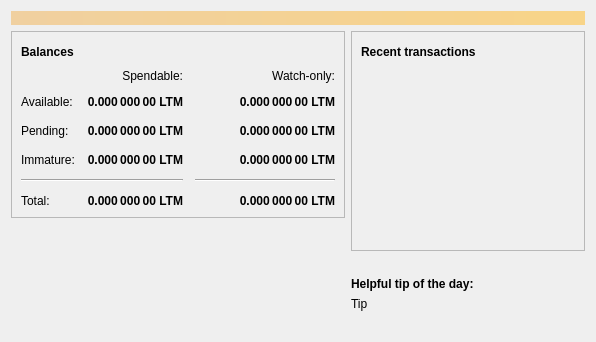
<?xml version="1.0" encoding="UTF-8"?>
<ui version="4.0">
 <class>OverviewPage</class>
 <widget class="QWidget" name="OverviewPage">
  <property name="geometry">
   <rect>
    <x>0</x>
    <y>0</y>
    <width>596</width>
    <height>342</height>
   </rect>
  </property>
  <property name="windowTitle">
   <string>Form</string>
  </property>
  <layout class="QVBoxLayout" name="topLayout">
   <item>
    <widget class="QLabel" name="labelAlerts">
     <property name="visible">
      <bool>false</bool>
     </property>
     <property name="styleSheet">
      <string notr="true">QLabel { background-color: qlineargradient(x1: 0, y1: 0, x2: 1, y2: 0, stop:0 #F0D0A0, stop:1 #F8D488); color:#000000; }</string>
     </property>
     <property name="wordWrap">
      <bool>true</bool>
     </property>
     <property name="margin">
      <number>3</number>
     </property>
     <property name="textInteractionFlags">
      <set>Qt::TextSelectableByMouse</set>
     </property>
    </widget>
   </item>
   <item>
    <layout class="QHBoxLayout" name="horizontalLayout" stretch="1,1">
     <item>
      <layout class="QVBoxLayout" name="verticalLayout_2">
       <item>
        <widget class="QFrame" name="frame">
         <property name="frameShape">
          <enum>QFrame::StyledPanel</enum>
         </property>
         <property name="frameShadow">
          <enum>QFrame::Raised</enum>
         </property>
         <layout class="QVBoxLayout" name="verticalLayout_4">
          <item>
           <layout class="QHBoxLayout" name="horizontalLayout_4">
            <item>
             <widget class="QLabel" name="label_5">
              <property name="font">
               <font>
                <weight>75</weight>
                <bold>true</bold>
               </font>
              </property>
              <property name="text">
               <string>Balances</string>
              </property>
             </widget>
            </item>
            <item>
             <widget class="QPushButton" name="labelWalletStatus">
              <property name="enabled">
               <bool>true</bool>
              </property>
              <property name="maximumSize">
               <size>
                <width>30</width>
                <height>16777215</height>
               </size>
              </property>
              <property name="toolTip">
               <string>The displayed information may be out of date. Your wallet automatically synchronizes with the Litemoney network after a connection is established, but this process has not completed yet.</string>
              </property>
              <property name="text">
               <string/>
              </property>
              <property name="icon">
               <iconset resource="../bitcoin.qrc">
                <normaloff>:/icons/warning</normaloff>
                <disabledoff>:/icons/warning</disabledoff>:/icons/warning</iconset>
              </property>
              <property name="iconSize">
               <size>
                <width>24</width>
                <height>24</height>
               </size>
              </property>
              <property name="flat">
               <bool>true</bool>
              </property>
             </widget>
            </item>
            <item>
             <spacer name="horizontalSpacer_3">
              <property name="orientation">
               <enum>Qt::Horizontal</enum>
              </property>
              <property name="sizeHint" stdset="0">
               <size>
                <width>40</width>
                <height>20</height>
               </size>
              </property>
             </spacer>
            </item>
           </layout>
          </item>
          <item>
           <layout class="QGridLayout" name="gridLayout">
            <property name="spacing">
             <number>12</number>
            </property>
            <item row="2" column="2">
             <widget class="QLabel" name="labelWatchPending">
              <property name="font">
               <font>
                <weight>75</weight>
                <bold>true</bold>
               </font>
              </property>
              <property name="cursor">
               <cursorShape>IBeamCursor</cursorShape>
              </property>
              <property name="toolTip">
               <string>Unconfirmed transactions to watch-only addresses</string>
              </property>
              <property name="text">
               <string notr="true">0.000 000 00 LTM</string>
              </property>
              <property name="alignment">
               <set>Qt::AlignRight|Qt::AlignTrailing|Qt::AlignVCenter</set>
              </property>
              <property name="textInteractionFlags">
               <set>Qt::LinksAccessibleByMouse|Qt::TextSelectableByKeyboard|Qt::TextSelectableByMouse</set>
              </property>
             </widget>
            </item>
            <item row="2" column="1">
             <widget class="QLabel" name="labelUnconfirmed">
              <property name="font">
               <font>
                <weight>75</weight>
                <bold>true</bold>
               </font>
              </property>
              <property name="cursor">
               <cursorShape>IBeamCursor</cursorShape>
              </property>
              <property name="toolTip">
               <string>Total of transactions that have yet to be confirmed, and do not yet count toward the spendable balance</string>
              </property>
              <property name="text">
               <string notr="true">0.000 000 00 LTM</string>
              </property>
              <property name="alignment">
               <set>Qt::AlignRight|Qt::AlignTrailing|Qt::AlignVCenter</set>
              </property>
              <property name="textInteractionFlags">
               <set>Qt::LinksAccessibleByMouse|Qt::TextSelectableByKeyboard|Qt::TextSelectableByMouse</set>
              </property>
             </widget>
            </item>
            <item row="3" column="2">
             <widget class="QLabel" name="labelWatchImmature">
              <property name="font">
               <font>
                <weight>75</weight>
                <bold>true</bold>
               </font>
              </property>
              <property name="cursor">
               <cursorShape>IBeamCursor</cursorShape>
              </property>
              <property name="toolTip">
               <string>Mined balance in watch-only addresses that has not yet matured</string>
              </property>
              <property name="text">
               <string notr="true">0.000 000 00 LTM</string>
              </property>
              <property name="alignment">
               <set>Qt::AlignRight|Qt::AlignTrailing|Qt::AlignVCenter</set>
              </property>
              <property name="textInteractionFlags">
               <set>Qt::LinksAccessibleByMouse|Qt::TextSelectableByKeyboard|Qt::TextSelectableByMouse</set>
              </property>
             </widget>
            </item>
            <item row="4" column="0" colspan="2">
             <widget class="Line" name="line">
              <property name="orientation">
               <enum>Qt::Horizontal</enum>
              </property>
             </widget>
            </item>
            <item row="4" column="2">
             <widget class="Line" name="lineWatchBalance">
              <property name="sizePolicy">
               <sizepolicy hsizetype="Preferred" vsizetype="Fixed">
                <horstretch>0</horstretch>
                <verstretch>0</verstretch>
               </sizepolicy>
              </property>
              <property name="minimumSize">
               <size>
                <width>140</width>
                <height>0</height>
               </size>
              </property>
              <property name="orientation">
               <enum>Qt::Horizontal</enum>
              </property>
             </widget>
            </item>
            <item row="5" column="0">
             <widget class="QLabel" name="labelTotalText">
              <property name="text">
               <string>Total:</string>
              </property>
             </widget>
            </item>
            <item row="3" column="1">
             <widget class="QLabel" name="labelImmature">
              <property name="font">
               <font>
                <weight>75</weight>
                <bold>true</bold>
               </font>
              </property>
              <property name="cursor">
               <cursorShape>IBeamCursor</cursorShape>
              </property>
              <property name="toolTip">
               <string>Mined balance that has not yet matured</string>
              </property>
              <property name="text">
               <string notr="true">0.000 000 00 LTM</string>
              </property>
              <property name="alignment">
               <set>Qt::AlignRight|Qt::AlignTrailing|Qt::AlignVCenter</set>
              </property>
              <property name="textInteractionFlags">
               <set>Qt::LinksAccessibleByMouse|Qt::TextSelectableByKeyboard|Qt::TextSelectableByMouse</set>
              </property>
             </widget>
            </item>
            <item row="2" column="3">
             <spacer name="horizontalSpacer_2">
              <property name="orientation">
               <enum>Qt::Horizontal</enum>
              </property>
              <property name="sizeHint" stdset="0">
               <size>
                <width>40</width>
                <height>20</height>
               </size>
              </property>
             </spacer>
            </item>
            <item row="3" column="0">
             <widget class="QLabel" name="labelImmatureText">
              <property name="text">
               <string>Immature:</string>
              </property>
             </widget>
            </item>
            <item row="5" column="1">
             <widget class="QLabel" name="labelTotal">
              <property name="font">
               <font>
                <weight>75</weight>
                <bold>true</bold>
               </font>
              </property>
              <property name="cursor">
               <cursorShape>IBeamCursor</cursorShape>
              </property>
              <property name="toolTip">
               <string>Your current total balance</string>
              </property>
              <property name="text">
               <string notr="true">0.000 000 00 LTM</string>
              </property>
              <property name="alignment">
               <set>Qt::AlignRight|Qt::AlignTrailing|Qt::AlignVCenter</set>
              </property>
              <property name="textInteractionFlags">
               <set>Qt::LinksAccessibleByMouse|Qt::TextSelectableByKeyboard|Qt::TextSelectableByMouse</set>
              </property>
             </widget>
            </item>
            <item row="5" column="2">
             <widget class="QLabel" name="labelWatchTotal">
              <property name="font">
               <font>
                <weight>75</weight>
                <bold>true</bold>
               </font>
              </property>
              <property name="cursor">
               <cursorShape>IBeamCursor</cursorShape>
              </property>
              <property name="toolTip">
               <string>Current total balance in watch-only addresses</string>
              </property>
              <property name="text">
               <string notr="true">0.000 000 00 LTM</string>
              </property>
              <property name="alignment">
               <set>Qt::AlignRight|Qt::AlignTrailing|Qt::AlignVCenter</set>
              </property>
              <property name="textInteractionFlags">
               <set>Qt::LinksAccessibleByMouse|Qt::TextSelectableByKeyboard|Qt::TextSelectableByMouse</set>
              </property>
             </widget>
            </item>
            <item row="0" column="2">
             <widget class="QLabel" name="labelWatchonly">
              <property name="text">
               <string>Watch-only:</string>
              </property>
              <property name="alignment">
               <set>Qt::AlignRight|Qt::AlignTrailing|Qt::AlignVCenter</set>
              </property>
             </widget>
            </item>
            <item row="1" column="0">
             <widget class="QLabel" name="labelBalanceText">
              <property name="text">
               <string>Available:</string>
              </property>
             </widget>
            </item>
            <item row="1" column="1">
             <widget class="QLabel" name="labelBalance">
              <property name="font">
               <font>
                <weight>75</weight>
                <bold>true</bold>
               </font>
              </property>
              <property name="cursor">
               <cursorShape>IBeamCursor</cursorShape>
              </property>
              <property name="toolTip">
               <string>Your current spendable balance</string>
              </property>
              <property name="text">
               <string notr="true">0.000 000 00 LTM</string>
              </property>
              <property name="alignment">
               <set>Qt::AlignRight|Qt::AlignTrailing|Qt::AlignVCenter</set>
              </property>
              <property name="textInteractionFlags">
               <set>Qt::LinksAccessibleByMouse|Qt::TextSelectableByKeyboard|Qt::TextSelectableByMouse</set>
              </property>
             </widget>
            </item>
            <item row="1" column="2">
             <widget class="QLabel" name="labelWatchAvailable">
              <property name="font">
               <font>
                <weight>75</weight>
                <bold>true</bold>
               </font>
              </property>
              <property name="cursor">
               <cursorShape>IBeamCursor</cursorShape>
              </property>
              <property name="toolTip">
               <string>Your current balance in watch-only addresses</string>
              </property>
              <property name="text">
               <string notr="true">0.000 000 00 LTM</string>
              </property>
              <property name="alignment">
               <set>Qt::AlignRight|Qt::AlignTrailing|Qt::AlignVCenter</set>
              </property>
              <property name="textInteractionFlags">
               <set>Qt::LinksAccessibleByMouse|Qt::TextSelectableByKeyboard|Qt::TextSelectableByMouse</set>
              </property>
             </widget>
            </item>
            <item row="2" column="0">
             <widget class="QLabel" name="labelPendingText">
              <property name="text">
               <string>Pending:</string>
              </property>
             </widget>
            </item>
            <item row="0" column="1">
             <widget class="QLabel" name="labelSpendable">
              <property name="text">
               <string>Spendable:</string>
              </property>
              <property name="alignment">
               <set>Qt::AlignRight|Qt::AlignTrailing|Qt::AlignVCenter</set>
              </property>
             </widget>
            </item>
           </layout>
          </item>
         </layout>
        </widget>
       </item>
       <item>
        <spacer name="verticalSpacer">
         <property name="orientation">
          <enum>Qt::Vertical</enum>
         </property>
         <property name="sizeHint" stdset="0">
          <size>
           <width>20</width>
           <height>40</height>
          </size>
         </property>
        </spacer>
       </item>
       <item>
        <layout class="QGridLayout" name="logo_grid">
          <item>
            <widget class="QLabel" name="label_wallet_bgcoin">
             <property name="text">
              <string/>
             </property>
             <property name="pixmap">
              <pixmap resource="../bitcoin.qrc">:/icons/wallet_bgcoin</pixmap>
             </property>
             <property name="scaledContents">
              <bool>false</bool>
             </property>
             <property name="alignment">
              <set>Qt::AlignCenter</set>
             </property>
             <property name="margin">
              <number>-2</number>
             </property>
            </widget>
          </item>
          <item>
            <widget class="QLabel" name="label_wallet_version_overlay">
              <property name="text">
               <string></string>
              </property>
              <property name="pixmap">
              </property>
              <property name="scaledContents">
               <bool>false</bool>
              </property>
              <property name="alignment">
               <set>Qt::AlignLeft|Qt::AlignBottom</set>
              </property>
              <property name="margin">
               <number>2</number>
              </property>
            </widget>
          </item>
        </layout>
       </item>
      </layout>
     </item>
     <item>
      <layout class="QVBoxLayout" name="verticalLayout_3">
       <item>
        <widget class="QFrame" name="frame_2">
         <property name="frameShape">
          <enum>QFrame::StyledPanel</enum>
         </property>
         <property name="frameShadow">
          <enum>QFrame::Raised</enum>
         </property>
         <layout class="QVBoxLayout" name="verticalLayout">
          <item>
           <layout class="QHBoxLayout" name="horizontalLayout_2">
            <item>
             <widget class="QLabel" name="label_4">
              <property name="font">
               <font>
                <weight>75</weight>
                <bold>true</bold>
               </font>
              </property>
              <property name="text">
               <string>Recent transactions</string>
              </property>
             </widget>
            </item>
            <item>
             <widget class="QPushButton" name="labelTransactionsStatus">
              <property name="enabled">
               <bool>true</bool>
              </property>
              <property name="maximumSize">
               <size>
                <width>30</width>
                <height>16777215</height>
               </size>
              </property>
              <property name="toolTip">
               <string>The displayed information may be out of date. Your wallet automatically synchronizes with the Litemoney network after a connection is established, but this process has not completed yet.</string>
              </property>
              <property name="text">
               <string/>
              </property>
              <property name="icon">
               <iconset resource="../bitcoin.qrc">
                <normaloff>:/icons/warning</normaloff>
                <disabledoff>:/icons/warning</disabledoff>:/icons/warning</iconset>
              </property>
              <property name="iconSize">
               <size>
                <width>24</width>
                <height>24</height>
               </size>
              </property>
              <property name="flat">
               <bool>true</bool>
              </property>
             </widget>
            </item>
            <item>
             <spacer name="horizontalSpacer">
              <property name="orientation">
               <enum>Qt::Horizontal</enum>
              </property>
              <property name="sizeHint" stdset="0">
               <size>
                <width>40</width>
                <height>20</height>
               </size>
              </property>
             </spacer>
            </item>
           </layout>
          </item>
          <item>
           <widget class="QListView" name="listTransactions">
            <property name="styleSheet">
             <string notr="true">QListView { background: transparent; }</string>
            </property>
            <property name="frameShape">
             <enum>QFrame::NoFrame</enum>
            </property>
            <property name="verticalScrollBarPolicy">
             <enum>Qt::ScrollBarAlwaysOff</enum>
            </property>
            <property name="horizontalScrollBarPolicy">
             <enum>Qt::ScrollBarAlwaysOff</enum>
            </property>
            <property name="selectionMode">
             <enum>QAbstractItemView::NoSelection</enum>
            </property>
           </widget>
          </item>
         </layout>
        </widget>
       </item>
       <item>
        <spacer name="verticalSpacer_2">
         <property name="orientation">
          <enum>Qt::Vertical</enum>
         </property>
         <property name="sizeHint" stdset="0">
          <size>
           <width>20</width>
           <height>40</height>
          </size>
         </property>
        </spacer>
       </item>
       <item>
        <layout class="QVBoxLayout" name="verticalLayout_5">
         <property name="topMargin">
          <number>0</number>
         </property>
         <item>
          <widget class="QLabel" name="label_tip_header">
           <property name="font">
            <font>
             <weight>75</weight>
             <bold>true</bold>
            </font>
           </property>
           <property name="text">
            <string>Helpful tip of the day:</string>
           </property>
          </widget>
         </item>
         <item>
          <widget class="QLabel" name="label_tip">
           <property name="text">
            <string>Tip</string>
           </property>
          </widget>
         </item>
         <item>
          <spacer name="verticalSpacer_3">
           <property name="orientation">
            <enum>Qt::Vertical</enum>
           </property>
           <property name="sizeType">
            <enum>QSizePolicy::Maximum</enum>
           </property>
           <property name="sizeHint" stdset="0">
            <size>
             <width>20</width>
             <height>40</height>
            </size>
           </property>
          </spacer>
         </item>
        </layout>
       </item>
      </layout>
     </item>
    </layout>
   </item>
  </layout>
 </widget>
 <resources>
  <include location="../bitcoin.qrc"/>
 </resources>
 <connections/>
</ui>
